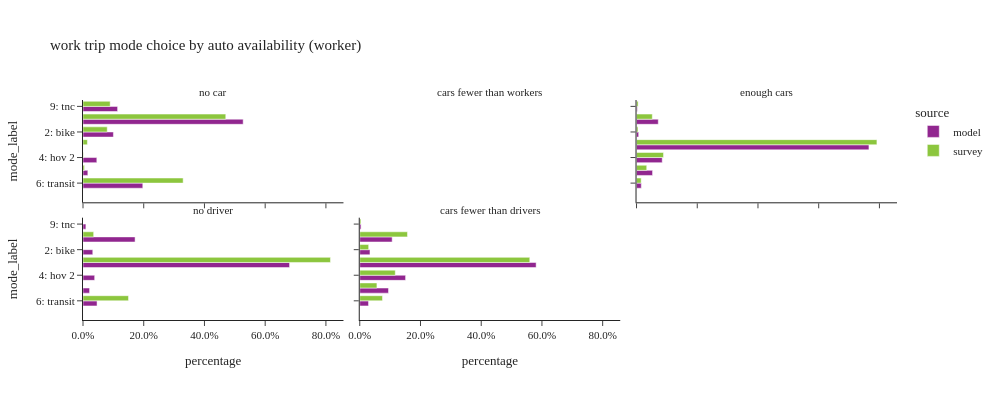

Notebook cell for this chart:
### Code cell
plot_mode_choice(wk_trip.filter(pl.col('auto_available_worker') != "no worker"), "auto_available_worker",
                 {"auto_available_worker": ["no car", "cars fewer than workers", "enough cars"],
                  "mode_label": ["1: walk", "2: bike", "3: sov", "4: hov 2", "5: hov 3+", "6: transit",
                                "8: school bus", "9: other-survey only"]},
                 "auto availability (worker)", 3, 400, 1000)

### Figure 1 — Plotly figure (JSON) as saved in the notebook; plotly's stock layout.template omitted (floating-point values rounded to 4 significant figures)
{"data": [{"alignmentgroup": "True", "customdata": [[27776], [5274], [2397], [839], [10369], [6000]], "hovertemplate": "source=model<br>auto_available_worker=no car<br>percentage=%{x}<br>mode_label=%{y}<br>sample count=%{customdata[0]}<extra></extra>", "legendgroup": "model", "marker": {"color": "#91268F", "pattern": {"shape": ""}}, "name": "model", "offsetgroup": "model", "orientation": "h", "showlegend": true, "textposition": "auto", "type": "bar", "x": [0.5275, 0.1002, 0.04552, 0.01593, 0.1969, 0.1139], "xaxis": "x4", "y": ["1: walk", "2: bike", "4: hov 2", "5: hov 3+", "6: transit", "9: tnc"], "yaxis": "y4"}, {"alignmentgroup": "True", "customdata": [[14], [105], [35], [7], [2], [2], [93], [7]], "hovertemplate": "source=survey<br>auto_available_worker=no car<br>percentage=%{x}<br>mode_label=%{y}<br>sample count=%{customdata[0]}<extra></extra>", "legendgroup": "survey", "marker": {"color": "#8CC63E", "pattern": {"shape": ""}}, "name": "survey", "offsetgroup": "survey", "orientation": "h", "showlegend": true, "textposition": "auto", "type": "bar", "x": [0.01031, 0.4702, 0.07981, 0.01453, 0.001073, 0.004778, 0.3298, 0.08945], "xaxis": "x4", "y": [null, "1: walk", "2: bike", "3: sov", "4: hov 2", "5: hov 3+", "6: transit", "9: tnc"], "yaxis": "y4"}, {"alignmentgroup": "True", "customdata": [[124137], [12335], [1326566], [146714], [91537], [27358], [23], [4394]], "hovertemplate": "source=model<br>auto_available_worker=enough cars<br>percentage=%{x}<br>mode_label=%{y}<br>sample count=%{customdata[0]}<extra></extra>", "legendgroup": "model", "marker": {"color": "#91268F", "pattern": {"shape": ""}}, "name": "model", "offsetgroup": "model", "orientation": "h", "showlegend": false, "textposition": "auto", "type": "bar", "x": [0.07163, 0.007117, 0.7654, 0.08466, 0.05282, 0.01579, 1.327e-05, 0.002535], "xaxis": "x6", "y": ["1: walk", "2: bike", "3: sov", "4: hov 2", "5: hov 3+", "6: transit", "8: school bus", "9: tnc"], "yaxis": "y6"}, {"alignmentgroup": "True", "customdata": [[15], [156], [37], [1399], [90], [41], [90], [5]], "hovertemplate": "source=survey<br>auto_available_worker=enough cars<br>percentage=%{x}<br>mode_label=%{y}<br>sample count=%{customdata[0]}<extra></extra>", "legendgroup": "survey", "marker": {"color": "#8CC63E", "pattern": {"shape": ""}}, "name": "survey", "offsetgroup": "survey", "orientation": "h", "showlegend": false, "textposition": "auto", "type": "bar", "x": [0.00838, 0.05199, 0.004784, 0.7917, 0.08896, 0.03364, 0.0153, 0.005226], "xaxis": "x6", "y": [null, "1: walk", "2: bike", "3: sov", "4: hov 2", "5: hov 3+", "6: transit", "9: tnc"], "yaxis": "y6"}, {"alignmentgroup": "True", "customdata": [[2610], [490], [10353], [585], [330], [704], [1], [145]], "hovertemplate": "source=model<br>auto_available_worker=no driver<br>percentage=%{x}<br>mode_label=%{y}<br>sample count=%{customdata[0]}<extra></extra>", "legendgroup": "model", "marker": {"color": "#91268F", "pattern": {"shape": ""}}, "name": "model", "offsetgroup": "model", "orientation": "h", "showlegend": false, "textposition": "auto", "type": "bar", "x": [0.1715, 0.0322, 0.6803, 0.03844, 0.02168, 0.04626, 6.571e-05, 0.009528], "xaxis": "x", "y": ["1: walk", "2: bike", "3: sov", "4: hov 2", "5: hov 3+", "6: transit", "8: school bus", "9: tnc"], "yaxis": "y"}, {"alignmentgroup": "True", "customdata": [[1], [4], [2]], "hovertemplate": "source=survey<br>auto_available_worker=no driver<br>percentage=%{x}<br>mode_label=%{y}<br>sample count=%{customdata[0]}<extra></extra>", "legendgroup": "survey", "marker": {"color": "#8CC63E", "pattern": {"shape": ""}}, "name": "survey", "offsetgroup": "survey", "orientation": "h", "showlegend": false, "textposition": "auto", "type": "bar", "x": [0.03513, 0.815, 0.1499], "xaxis": "x", "y": ["1: walk", "3: sov", "6: transit"], "yaxis": "y"}, {"alignmentgroup": "True", "customdata": [[37675], [11863], [205009], [53276], [33410], [10187], [5], [1523]], "hovertemplate": "source=model<br>auto_available_worker=cars fewer than drivers<br>percentage=%{x}<br>mode_label=%{y}<br>sample count=%{customdata[0]}<extra></extra>", "legendgroup": "model", "marker": {"color": "#91268F", "pattern": {"shape": ""}}, "name": "model", "offsetgroup": "model", "orientation": "h", "showlegend": false, "textposition": "auto", "type": "bar", "x": [0.1067, 0.03361, 0.5808, 0.1509, 0.09466, 0.02886, 1.417e-05, 0.004315], "xaxis": "x2", "y": ["1: walk", "2: bike", "3: sov", "4: hov 2", "5: hov 3+", "6: transit", "8: school bus", "9: tnc"], "yaxis": "y2"}, {"alignmentgroup": "True", "customdata": [[4], [87], [51], [187], [44], [17], [63], [2]], "hovertemplate": "source=survey<br>auto_available_worker=cars fewer than drivers<br>percentage=%{x}<br>mode_label=%{y}<br>sample count=%{customdata[0]}<extra></extra>", "legendgroup": "survey", "marker": {"color": "#8CC63E", "pattern": {"shape": ""}}, "name": "survey", "offsetgroup": "survey", "orientation": "h", "showlegend": false, "textposition": "auto", "type": "bar", "x": [0.001356, 0.1572, 0.02935, 0.5599, 0.117, 0.05653, 0.07482, 0.003828], "xaxis": "x2", "y": [null, "1: walk", "2: bike", "3: sov", "4: hov 2", "5: hov 3+", "6: transit", "9: tnc"], "yaxis": "y2"}], "layout": {"annotations": [{"font": {}, "showarrow": false, "text": "no driver", "x": 0.16, "xanchor": "center", "xref": "paper", "y": 0.465, "yanchor": "bottom", "yref": "paper"}, {"font": {}, "showarrow": false, "text": "cars fewer than drivers", "x": 0.5, "xanchor": "center", "xref": "paper", "y": 0.465, "yanchor": "bottom", "yref": "paper"}, {"font": {}, "showarrow": false, "text": "no car", "x": 0.16, "xanchor": "center", "xref": "paper", "y": 1.0, "yanchor": "bottom", "yref": "paper"}, {"font": {}, "showarrow": false, "text": "cars fewer than workers", "x": 0.5, "xanchor": "center", "xref": "paper", "y": 1.0, "yanchor": "bottom", "yref": "paper"}, {"font": {}, "showarrow": false, "text": "enough cars", "x": 0.84, "xanchor": "center", "xref": "paper", "y": 1.0, "yanchor": "bottom", "yref": "paper"}], "barmode": "group", "height": 400, "legend": {"title": {"text": "source"}, "tracegroupgap": 0}, "title": {"text": "work trip mode choice by auto availability (worker)"}, "width": 1000, "xaxis": {"anchor": "y", "domain": [0.0, 0.32], "tickformat": ".1%", "title": {"text": "percentage"}}, "xaxis2": {"anchor": "y2", "domain": [0.34, 0.66], "matches": "x", "tickformat": ".1%", "title": {"text": "percentage"}}, "xaxis3": {"anchor": "y3", "domain": [0.68, 1.0], "matches": "x", "tickformat": ".1%", "title": {"text": "percentage"}}, "xaxis4": {"anchor": "y4", "domain": [0.0, 0.32], "matches": "x", "showticklabels": false, "tickformat": ".1%"}, "xaxis5": {"anchor": "y5", "domain": [0.34, 0.66], "matches": "x", "showticklabels": false, "tickformat": ".1%"}, "xaxis6": {"anchor": "y6", "domain": [0.68, 1.0], "matches": "x", "showticklabels": false, "tickformat": ".1%"}, "yaxis": {"anchor": "x", "categoryarray": ["9: other-survey only", "8: school bus", "6: transit", "5: hov 3+", "4: hov 2", "3: sov", "2: bike", "1: walk"], "categoryorder": "array", "domain": [0.0, 0.465], "title": {"text": "mode_label"}}, "yaxis2": {"anchor": "x2", "domain": [0.0, 0.465], "matches": "y", "showticklabels": false}, "yaxis3": {"anchor": "x3", "domain": [0.0, 0.465], "matches": "y", "showticklabels": false}, "yaxis4": {"anchor": "x4", "categoryarray": ["9: other-survey only", "8: school bus", "6: transit", "5: hov 3+", "4: hov 2", "3: sov", "2: bike", "1: walk"], "categoryorder": "array", "domain": [0.535, 1.0], "matches": "y", "title": {"text": "mode_label"}}, "yaxis5": {"anchor": "x5", "domain": [0.535, 1.0], "matches": "y", "showticklabels": false}, "yaxis6": {"anchor": "x6", "domain": [0.535, 1.0], "matches": "y", "showticklabels": false}}}
